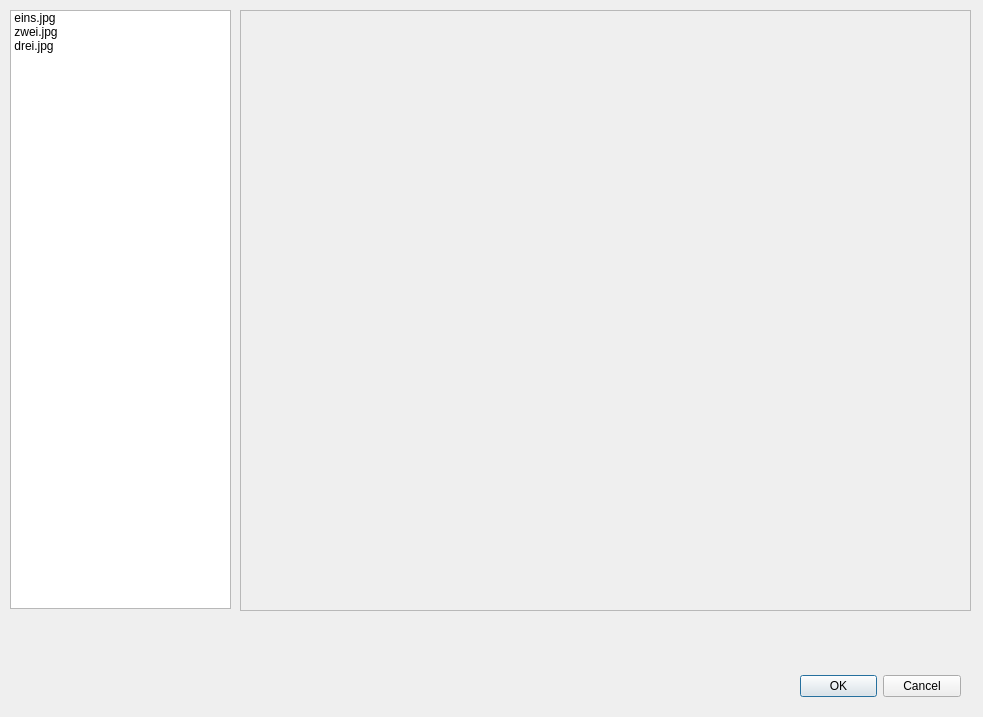
<?xml version="1.0" encoding="UTF-8"?>
<ui version="4.0">
 <class>Dialog</class>
 <widget class="QDialog" name="Dialog">
  <property name="geometry">
   <rect>
    <x>0</x>
    <y>0</y>
    <width>983</width>
    <height>717</height>
   </rect>
  </property>
  <property name="windowTitle">
   <string>Dialog</string>
  </property>
  <widget class="QDialogButtonBox" name="buttonBox">
   <property name="geometry">
    <rect>
     <x>800</x>
     <y>670</y>
     <width>161</width>
     <height>32</height>
    </rect>
   </property>
   <property name="orientation">
    <enum>Qt::Horizontal</enum>
   </property>
   <property name="standardButtons">
    <set>QDialogButtonBox::Cancel|QDialogButtonBox::Ok</set>
   </property>
  </widget>
  <widget class="QScrollArea" name="scrollArea">
   <property name="geometry">
    <rect>
     <x>240</x>
     <y>10</y>
     <width>731</width>
     <height>601</height>
    </rect>
   </property>
   <property name="widgetResizable">
    <bool>true</bool>
   </property>
   <widget class="QWidget" name="scrollAreaWidgetContents">
    <property name="geometry">
     <rect>
      <x>0</x>
      <y>0</y>
      <width>729</width>
      <height>599</height>
     </rect>
    </property>
   </widget>
  </widget>
  <widget class="QListWidget" name="listWidget">
   <property name="geometry">
    <rect>
     <x>10</x>
     <y>10</y>
     <width>221</width>
     <height>599</height>
    </rect>
   </property>
   <property name="iconSize">
    <size>
     <width>200</width>
     <height>200</height>
    </size>
   </property>
   <property name="movement">
    <enum>QListView::Static</enum>
   </property>
   <property name="flow">
    <enum>QListView::TopToBottom</enum>
   </property>
   <property name="resizeMode">
    <enum>QListView::Adjust</enum>
   </property>
   <property name="viewMode">
    <enum>QListView::IconMode</enum>
   </property>
   <item>
    <property name="text">
     <string>eins.jpg</string>
    </property>
    <property name="icon">
     <iconset resource="resource.qrc">
      <normaloff>:/plugins/APIS/icons/images.png</normaloff>:/plugins/APIS/icons/images.png</iconset>
    </property>
   </item>
   <item>
    <property name="text">
     <string>zwei.jpg</string>
    </property>
   </item>
   <item>
    <property name="text">
     <string>drei.jpg</string>
    </property>
   </item>
  </widget>
 </widget>
 <resources>
  <include location="resource.qrc"/>
 </resources>
 <connections>
  <connection>
   <sender>buttonBox</sender>
   <signal>accepted()</signal>
   <receiver>Dialog</receiver>
   <slot>accept()</slot>
   <hints>
    <hint type="sourcelabel">
     <x>248</x>
     <y>254</y>
    </hint>
    <hint type="destinationlabel">
     <x>157</x>
     <y>274</y>
    </hint>
   </hints>
  </connection>
  <connection>
   <sender>buttonBox</sender>
   <signal>rejected()</signal>
   <receiver>Dialog</receiver>
   <slot>reject()</slot>
   <hints>
    <hint type="sourcelabel">
     <x>316</x>
     <y>260</y>
    </hint>
    <hint type="destinationlabel">
     <x>286</x>
     <y>274</y>
    </hint>
   </hints>
  </connection>
 </connections>
</ui>
